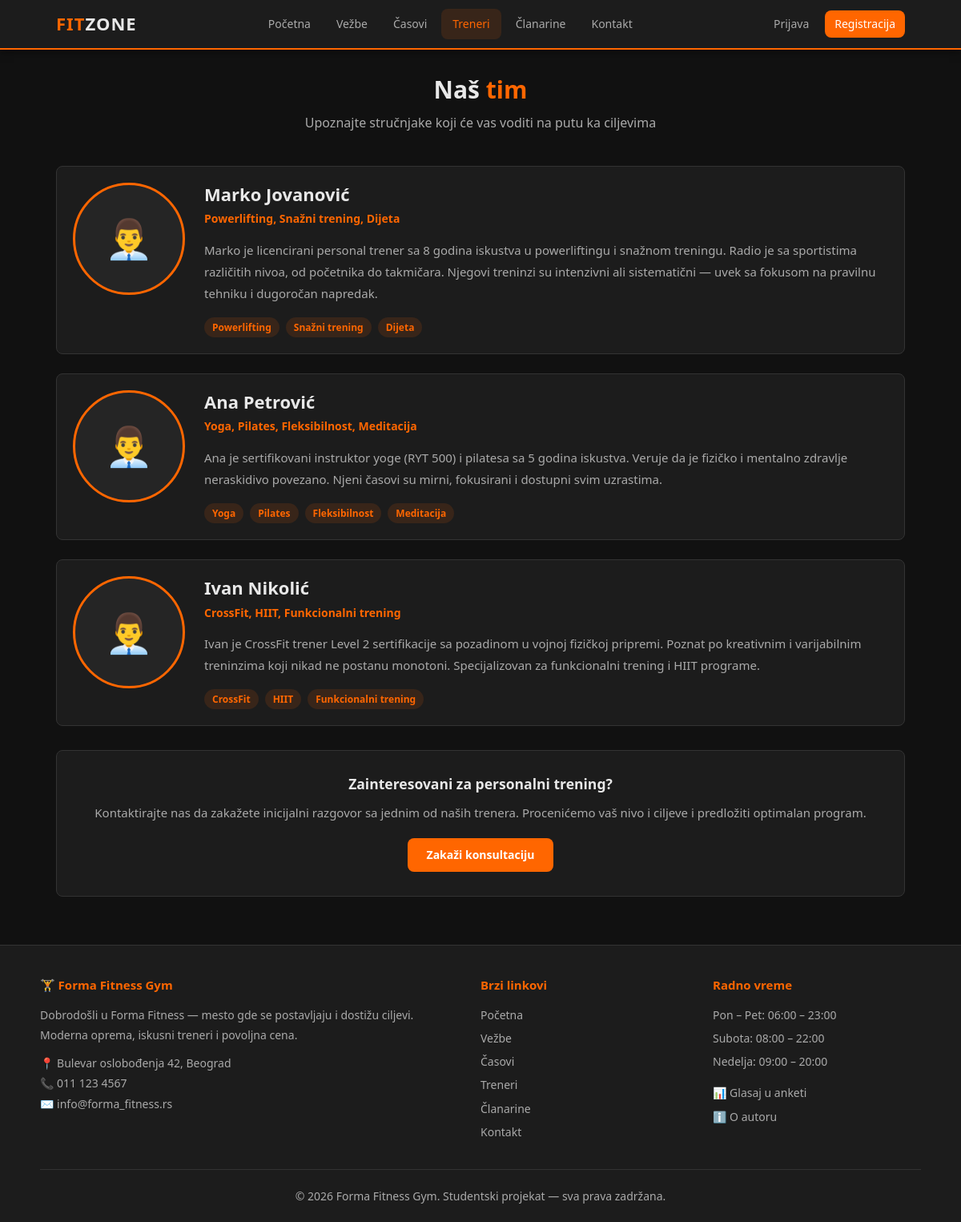
/treneri.php, run on the app's committed database.
### tables this page shows
CREATE TABLE IF NOT EXISTS meni_stavke (
    id INT AUTO_INCREMENT PRIMARY KEY,
    naziv VARCHAR(100) NOT NULL,
    url VARCHAR(255) NOT NULL,
    pozicija INT DEFAULT 0,
    aktivan TINYINT DEFAULT 1
);

CREATE TABLE IF NOT EXISTS treneri (
    id INT AUTO_INCREMENT PRIMARY KEY,
    ime VARCHAR(100) NOT NULL,
    prezime VARCHAR(100) NOT NULL,
    slika VARCHAR(255),
    opis TEXT,
    specijalnost VARCHAR(255)
);

### functions.php (called while the page is built, shortened)
<?php
function e($tekst) {
    return htmlspecialchars((string)($tekst ?? ''), ENT_QUOTES, 'UTF-8');
}
function je_li_ulogovan() {
    return isset($_SESSION['korisnik_id']) && !empty($_SESSION['korisnik_id']);
}
function dobiti_meni($pdo) {
    $stmt = $pdo->query('SELECT naziv, url FROM meni_stavke WHERE aktivan = 1 ORDER BY pozicija ASC');
    return $stmt->fetchAll();
}

### treneri.php (the view, shortened to what this page needs)
<?php
require_once 'konekcija.php';
require_once 'functions.php';
$stmt = $pdo->query('SELECT * FROM treneri ORDER BY id ASC');
$treneri = $stmt->fetchAll();
require_once 'includes/header.php';
?>
<div class="main-content">
    <div class="sekcija-naslov">
        <h2>Naš <span>tim</span></h2>
        <p>Upoznajte stručnjake koji će vas voditi na putu ka ciljevima</p>
    </div>
    <?php if (empty($treneri)): ?>
        <p style="text-align:center;color:var(--text2);">Informacije o trenerima su uskoro dostupne.</p>
    <?php else: ?>
        <?php foreach ($treneri as $t): ?>
        <div class="p-box" style="margin-bottom:24px;">
            <div style="display:flex;gap:24px;align-items:flex-start;flex-wrap:wrap;">
                <div style="flex-shrink:0;">
                    <?php if ($t['slika']): ?>
                        <img src="<?= BASE_URL ?>/uploads/<?= e($t['slika']) ?>"
                             alt="<?= e($t['ime'] . ' ' . $t['prezime']) ?>"
                             style="width:140px;height:140px;object-fit:cover;border-radius:50%;border:3px solid var(--orange);">
                    <?php else: ?>
                        <div style="width:140px;height:140px;background:var(--bg3);border-radius:50%;border:3px solid var(--orange);display:flex;align-items:center;justify-content:center;font-size:48px;">
                            👨‍💼
                        </div>
                    <?php endif; ?>
                </div>
                <div style="flex:1;min-width:250px;">
                    <h2 style="font-size:22px;margin-bottom:6px;">
                        <?= e($t['ime'] . ' ' . $t['prezime']) ?>
                    </h2>
                    <p style="color:var(--orange);font-size:14px;font-weight:600;margin-bottom:14px;">
                        <?= e($t['specijalnost']) ?>
                    </p>
                    <p style="color:var(--text2);line-height:1.8;"><?= e($t['opis']) ?></p>
                    <div style="margin-top:16px;display:flex;gap:8px;flex-wrap:wrap;">
                        <?php
                        $spec = explode(',', $t['specijalnost']);
                        foreach ($spec as $s):
                        ?>
                            <span class="badge badge-orange"><?= e(trim($s)) ?></span>
                        <?php endforeach; ?>
                    </div>
                </div>
            </div>
        </div>
        <?php endforeach; ?>
    <?php endif; ?>
    <div style="text-align:center;margin-top:30px;padding:30px;background:var(--bg2);border:1px solid var(--border);border-radius:var(--radius);">
        <h3 style="margin-bottom:12px;">Zainteresovani za personalni trening?</h3>
        <p style="color:var(--text2);margin-bottom:20px;">
            Kontaktirajte nas da zakažete inicijalni razgovor sa jednim od naših trenera.
            Procenićemo vaš nivo i ciljeve i predložiti optimalan program.
        </p>
        <a href="<?= BASE_URL ?>/kontakt.php" class="btn btn-primary">Zakaži konsultaciju</a>
    </div>
</div>
<?php require_once 'includes/footer.php'; ?>

### includes/header.php (shortened to what this page needs)
<?php
$meni = dobiti_meni($pdo);
$trenutni_url = $_SERVER['REQUEST_URI'];
?>
<!DOCTYPE html>
<html lang="sr">
<head>
    <link rel="stylesheet" href="<?= BASE_URL ?>/style.css">
</head>
<body>
<nav class="navbar">
    <div class="nav-inner">
        <a href="<?= BASE_URL ?>/index.php" class="nav-logo">FIT<span>ZONE</span></a>
        <div class="nav-links" id="nav-links">
            <?php foreach ($meni as $stavka): ?>
                <a href="<?= e($stavka['url']) ?>"
                   class="<?= str_contains($trenutni_url, basename($stavka['url'])) ? 'active' : '' ?>">
                    <?= e($stavka['naziv']) ?>
                </a>
            <?php endforeach; ?>
        </div>
        <div class="nav-right">
            <?php if (je_li_ulogovan()): ?>
                <a href="<?= BASE_URL ?>/profil.php">
                    👤 <?= e($_SESSION['korisnik_ime'] ?? 'Profil') ?>
                </a>
                <?php if (je_li_admin()): ?>
                    <a href="<?= BASE_URL ?>/admin/">Admin</a>
                <?php endif; ?>
                <a href="<?= BASE_URL ?>/logout.php">Odjava</a>
            <?php else: ?>
                <a href="<?= BASE_URL ?>/login.php">Prijava</a>
                <a href="<?= BASE_URL ?>/registracija.php" class="btn-nav">Registracija</a>
            <?php endif; ?>
        </div>
    </div>
</nav>

### includes/footer.php (shortened to what this page needs)
<footer class="footer">
    <div class="footer-inner">
        <div>
            <h4>🏋️ Forma Fitness Gym</h4>
            <p>Dobrodošli u Forma Fitness — mesto gde se postavljaju i dostižu ciljevi.
               Moderna oprema, iskusni treneri i povoljna cena.</p>
            <p style="margin-top:10px;">
                📍 Bulevar oslobođenja 42, Beograd<br>
                📞 011 123 4567<br>
                ✉️ info@forma_fitness.rs
            </p>
        </div>
        <div>
            <h4>Brzi linkovi</h4>
            <ul>
                <?php
                global $meni;
                if (!empty($meni)):
                    foreach ($meni as $stavka): ?>
                        <li><a href="<?= e($stavka['url']) ?>"><?= e($stavka['naziv']) ?></a></li>
                    <?php endforeach;
                endif; ?>
            </ul>
        </div>
        <div>
            <h4>Radno vreme</h4>
            <ul>
                <li>Pon – Pet: 06:00 – 23:00</li>
                <li>Subota: 08:00 – 22:00</li>
                <li>Nedelja: 09:00 – 20:00</li>
            </ul>
            <p style="margin-top:14px;">
                <a href="<?= BASE_URL ?>/anketa.php">📊 Glasaj u anketi</a><br>
                <a href="<?= BASE_URL ?>/o_autoru.php" style="margin-top:4px;display:inline-block;">ℹ️ O autoru</a>
            </p>
        </div>
    </div>
    <div class="footer-bottom">
        <p>&copy; <?= date('Y') ?> Forma Fitness Gym. Studentski projekat — sva prava zadržana.</p>
    </div>
</footer>
</body>
</html>

### style.css (style rules this page uses)
:root { --bg: #111111; --bg2: #1c1c1c; --bg3: #252525; --bg4: #2f2f2f; --orange: #ff6600; --orange-dark: #cc5200; --orange-pale: rgba(255, 102, 0, 0.12); --text: #e8e8e8; --text2: #aaaaaa; --text3: #666666; --border: #333333; --radius: 8px; --shadow: 0 4px 16px rgba(0,0,0,0.4); }
*, *::before, *::after { box-sizing: border-box; margin: 0; padding: 0; }
html { scroll-behavior: smooth; }
body { font-family: 'Segoe UI', Tahoma, Geneva, Verdana, sans-serif; background-color: var(--bg); color: var(--text); line-height: 1.6; font-size: 15px; }
a { color: var(--orange); text-decoration: none; }
ul { list-style: none; }
h1, h2, h3, h4 { color: var(--text); font-weight: 600; line-height: 1.3; }
.navbar { background: var(--bg2); border-bottom: 2px solid var(--orange); position: sticky; top: 0; z-index: 100; box-shadow: 0 2px 10px rgba(0,0,0,0.5); }
.nav-inner { max-width: 1100px; margin: 0 auto; display: flex; align-items: center; justify-content: space-between; padding: 0 20px; height: 60px; }
.nav-logo { font-size: 22px; font-weight: 800; color: var(--orange) !important; text-decoration: none !important; letter-spacing: 1px; }
.nav-logo span { color: var(--text); }
.nav-links { display: flex; align-items: center; gap: 4px; }
.nav-links a { color: var(--text2); padding: 8px 14px; border-radius: var(--radius); font-size: 14px; font-weight: 500; transition: background 0.2s, color 0.2s; }
.nav-links a:hover, .nav-links a.active { background: var(--orange-pale); color: var(--orange); text-decoration: none; }
.nav-right { display: flex; align-items: center; gap: 8px; }
.nav-right a { color: var(--text2); font-size: 14px; padding: 6px 12px; border-radius: var(--radius); transition: background 0.2s, color 0.2s; }
.nav-right .btn-nav { background: var(--orange); color: #fff !important; }
.main-content { max-width: 1100px; margin: 0 auto; padding: 30px 20px 60px; }
.btn { display: inline-block; padding: 10px 24px; border-radius: var(--radius); font-size: 14px; font-weight: 600; cursor: pointer; transition: background 0.2s, transform 0.1s; border: none; text-align: center; }
.btn-primary { background: var(--orange); color: #fff !important; }
.badge { display: inline-block; padding: 3px 10px; border-radius: 20px; font-size: 12px; font-weight: 600; }
.badge-orange { background: var(--orange-pale); color: var(--orange); }
.sekcija-naslov { text-align: center; margin-bottom: 40px; }
.sekcija-naslov h2 { font-size: 30px; margin-bottom: 10px; }
.sekcija-naslov p { color: var(--text2); font-size: 16px; }
.sekcija-naslov h2 span { color: var(--orange); }
.footer { background: var(--bg2); border-top: 1px solid var(--border); padding: 40px 20px 20px; margin-top: auto; }
.footer-inner { max-width: 1100px; margin: 0 auto; display: grid; grid-template-columns: 2fr 1fr 1fr; gap: 30px; margin-bottom: 30px; }
.footer h4 { color: var(--orange); margin-bottom: 14px; font-size: 15px; }
.footer p, .footer li { color: var(--text2); font-size: 14px; line-height: 1.8; }
.footer a { color: var(--text2); font-size: 14px; }
.footer li { margin-bottom: 4px; }
.footer-bottom { max-width: 1100px; margin: 0 auto; text-align: center; padding-top: 20px; border-top: 1px solid var(--border); color: var(--text3); font-size: 13px; }
.p-box { background: var(--bg2); border: 1px solid var(--border); border-radius: var(--radius); padding: 20px; }

### data on the page
meni_stavke: naziv "Početna"
meni_stavke: naziv "Vežbe"
meni_stavke: naziv "Časovi"
meni_stavke: naziv "Treneri"
meni_stavke: naziv "Članarine"
meni_stavke: naziv "Kontakt"
treneri: ime+prezime "Marko Jovanović", specijalnost "Powerlifting, Snažni trening, Dijeta", opis "Marko je licencirani personal trener sa 8 godina iskustva u powerliftingu i snažnom treningu. Radio je sa sportistima različitih nivoa, od početnika do takmičara. Njegovi treninzi su intenzivni ali sistematični — uvek sa fokusom na pravilnu tehniku i dugoročan napredak.", specijalnost "Powerlifting", specijalnost "Snažni trening", specijalnost "Dijeta"
treneri: ime+prezime "Ana Petrović", specijalnost "Yoga, Pilates, Fleksibilnost, Meditacija", opis "Ana je sertifikovani instruktor yoge (RYT 500) i pilatesa sa 5 godina iskustva. Veruje da je fizičko i mentalno zdravlje neraskidivo povezano. Njeni časovi su mirni, fokusirani i dostupni svim uzrastima.", specijalnost "Yoga", specijalnost "Pilates", specijalnost "Fleksibilnost", specijalnost "Meditacija"
treneri: ime+prezime "Ivan Nikolić", specijalnost "CrossFit, HIIT, Funkcionalni trening", opis "Ivan je CrossFit trener Level 2 sertifikacije sa pozadinom u vojnoj fizičkoj pripremi. Poznat po kreativnim i varijabilnim treninzima koji nikad ne postanu monotoni. Specijalizovan za funkcionalni trening i HIIT programe.", specijalnost "CrossFit", specijalnost "HIIT", specijalnost "Funkcionalni trening"
